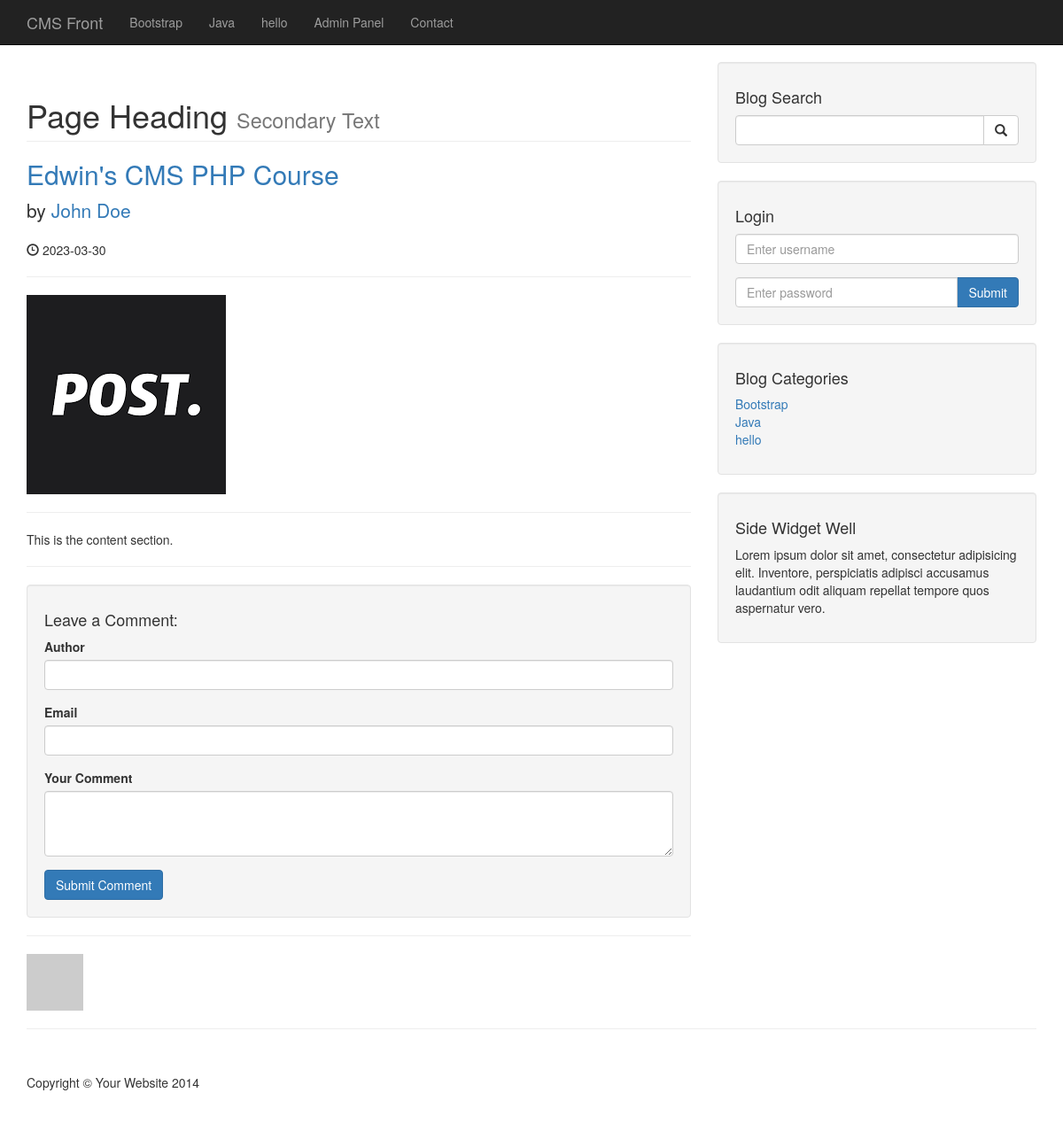
Page /cms/post.php?p_id=1 on the earlier database version.
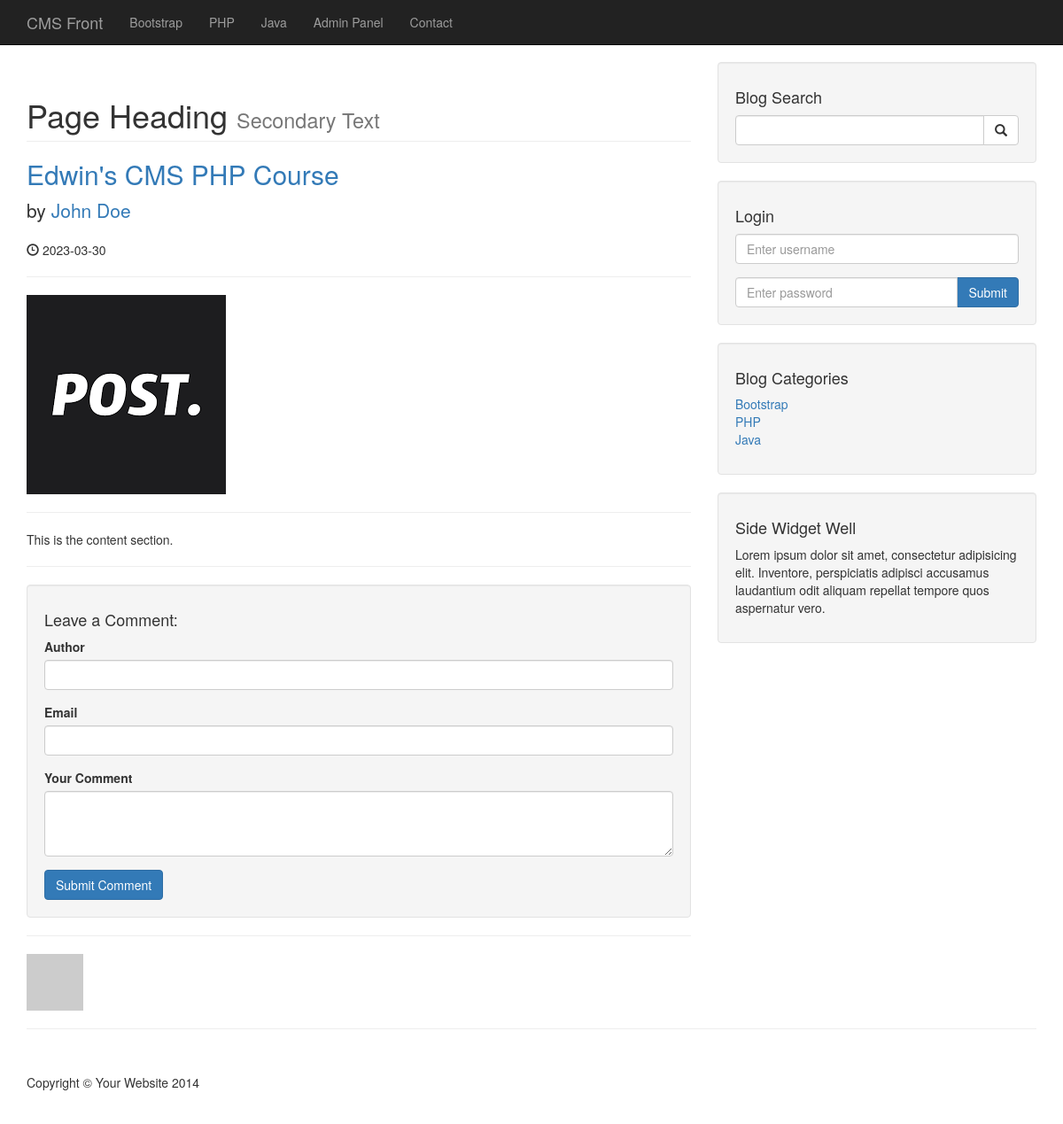
Same page on the later database version.
### tables this page shows
CREATE TABLE `category` (
  `cat_id` int(3) NOT NULL,
  `cat_title` varchar(32) NOT NULL
);

CREATE TABLE `posts` (
  `id` int(3) NOT NULL,
  `category_id` int(3) NOT NULL,
  `post_title` varchar(255) NOT NULL,
  `post_author` varchar(255) NOT NULL,
  `post_user` varchar(255) NOT NULL,
  `post_date` date NOT NULL,
  `post_image` text NOT NULL,
  `post_content` text NOT NULL,
  `post_tags` varchar(255) NOT NULL,
  `post_comment_count` int(11) NOT NULL,
  `post_status` varchar(255) NOT NULL DEFAULT 'draft',
  `post_views_count` int(100) NOT NULL
);

### cms/post.php (the view, shortened to what the changed rows need)
<?php
    include "includes/header.php";
?>
    <?php
        include "includes/navigation.php";
    ?>
    <div class="container">
        <div class="row">
            <div class="col-md-8">
                <?php
                    if(isset($_GET["p_id"])){
                        $post_id=$_GET["p_id"];
                    }
                    $query = "SELECT * FROM posts WHERE id=$post_id";
                    $result = mysqli_query($connection, $query);
                    while($row = mysqli_fetch_assoc($result)){
                        $post_title = $row["post_title"];
                        $post_author = $row["post_author"];
                        $post_date = $row["post_date"];
                        $post_image = $row["post_image"];
                        $post_content = $row["post_content"];
                ?>
                        <h1 class="page-header">
                            Page Heading
                            <small>Secondary Text</small>
                        </h1>
                        <h2>
                            <a href="#"><?php echo $post_title ?></a>
                        </h2>
                        <p class="lead">
                            by <a href="index.php"><?php echo $post_author ?></a>
                        </p>
                        <p><span class="glyphicon glyphicon-time"></span> <?php echo $post_date ?> </p>
                        <hr>
                        <img class="img-responsive" src="images/<?php echo $post_image ?>" alt="">
                        <hr>
                        <p><?php echo $post_content ?></p>
                        <hr>
                    <?php
                    }
                    ?>
                <div class="well">
                    <h4>Leave a Comment:</h4>
                    <form role="form" action="" method="post">
                    </form>
                </div>
                <hr>
                <div class="media">
                    <a class="pull-left" href="#">
                    </a>
                    <div class="media-body">
                    </div>
                </div>
            </div>
            <?php
                include "includes/sidebar.php";
            ?>
        </div>
<?php
    include "includes/footer.php";
?>

### cms/includes/navigation.php (shortened to what the changed rows need)
<?php
    include "db.php";
?>
<nav class="navbar navbar-inverse navbar-fixed-top" role="navigation">
        <div class="container">
            <div class="collapse navbar-collapse" id="bs-example-navbar-collapse-1">
                <ul class="nav navbar-nav">
                    <?php
                        $query = "SELECT * FROM category";
                        $result = mysqli_query($connection, $query);
                        while($row = mysqli_fetch_assoc($result)){
                            $category_title = $row["cat_title"];
                            echo "<li> <a href='#'> {$category_title} </a> </li>";
                        }
                    ?>
                </ul>
            </div>
        </div>
    </nav>

### cms/includes/sidebar.php (shortened to what the changed rows need)
<?php
    include "db.php";
?>
<div class="col-md-4">
                <?php
                        $query = "SELECT * FROM category";
                        $result_category = mysqli_query($connection, $query);
                    ?>
                <div class="well">
                    <div class="row">
                        <div class="col-lg-12">
                            <ul class="list-unstyled">
                                <?php
                                    while($row = mysqli_fetch_assoc($result_category)){
                                        $category_title = $row["cat_title"];
                                        $category_id = $row["cat_id"];
                                        echo "<li> <a href='category.php?category=$category_id'> {$category_title} </a> </li>";
                                    }
                                ?>
                            </ul>
                        </div>
                    </div>
                </div>
            </div>

Differences in the rows shown:
removed category: cat_title "hello"
added category: cat_title "PHP"
